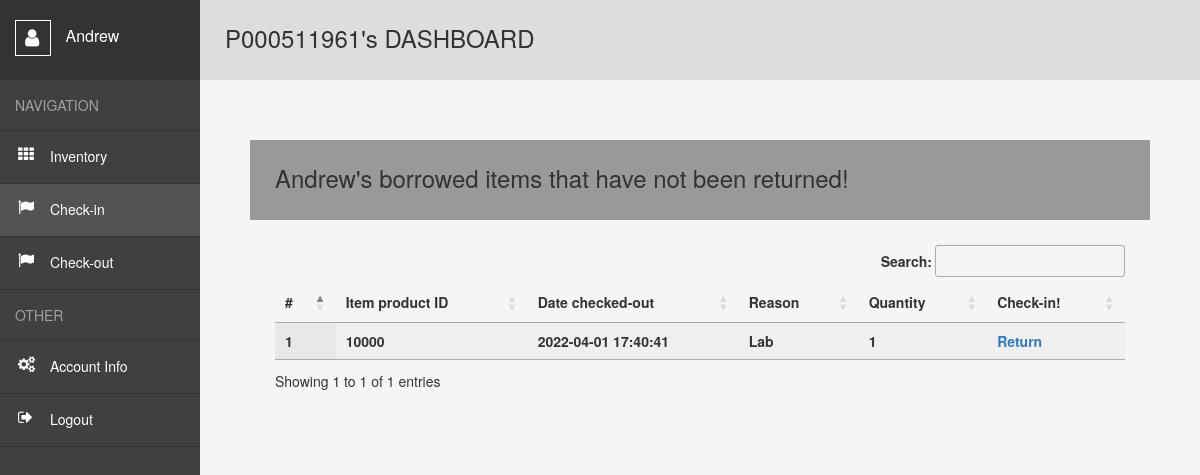
/user/Check-in (signed in), run on the app's committed database.
### website/models.py (models this page shows)
class User(db.Model, UserMixin):##usermixin makes it easier for user login
    id = db.Column(db.Integer, primary_key=True)##unique key
    email = db.Column(db.String(320), unique=True)##cant have the same email
    telnum = db.Column(db.String(10),unique=True)##cant have the same telephone number
    s_id = db.Column(db.String(9),unique=True)
    fname = db.Column(db.String(26))
    lname = db.Column(db.String(50))
    password = db.Column(db.String(15))
    sf = db.Column(db.String(7))
    zip = db.Column(db.String(5))
    date_created = db.Column(db.DateTime(timezone=True), default=func.now())
    borroweditems= db.relationship('Borroweditem', backref='user',passive_deletes=True)##reference all borroweditems##relationship with db
    creators= db.relationship('Inventory', backref='user',passive_deletes=True)##reference all borroweditems##relationship with db

class Borroweditem(db.Model):
    id = db.Column(db.Integer, primary_key=True)
    product_id= db.Column(db.Integer)
    quantity = db.Column(db.Integer)
    date_borrowed = db.Column(db.DateTime(timezone=True), default=func.now())
    reason = db.Column(db.String(200))
    borrower = db.Column(db.Integer, db.ForeignKey('user.s_id', ondelete="CASCADE"),nullable=False) ##foreign key relationship

### website/views.py (the view)
@views.route("/user/Check-in")
@login_required
def Check_in():
    if session.get("SCHOOL_ID", None) is not None and session.get("FNAME",None) is not None and session.get("LNAME",None) is not None and session.get("DATE",None) is not None and session.get("SF",None) is not None and session.get("id",None) is not None:
        itemsborrowed = Borroweditem.query.filter_by(borrower=session['SCHOOL_ID']).all()
        return render_template("Check-in.html",user = current_user ,data=itemsborrowed)
    else:
        flash("You do not have access to this page! Pls, Log in!", category="error")
        return redirect(url_for('views.home'))

### website/templates/Check-in.html (shortened to what this page needs)
<!DOCTYPE html>
<html lang="en">
<head>
    <link rel= "stylesheet" type= "text/css" href= "{{ url_for('static',filename='styles3.css') }}">
    <link rel="stylesheet" href="https://maxcdn.bootstrapcdn.com/bootstrap/3.3.6/css/bootstrap.min.css" />
    <link href='https://cdn.datatables.net/1.10.24/css/jquery.dataTables.min.css' rel='stylesheet' type='text/css'>
</head>
<body>
    {% if session['SCHOOL_ID'] and session['FNAME'] and session ['id'] and user.is_authenticated %}
    <div class="wrapper">
        <nav>
          <header>
            <span></span>
              {{session['FNAME']}}
          </header>
          <ul>
            <li><span>Navigation</span></li>
            <li class="inv"><a style="text-decoration:none" href="{{url_for('views.user')}}">Inventory</a></li>
            <li class="move"><a class="active" style="text-decoration:none" href="{{url_for('views.Check_in')}}">Check-in</a></li>
            <li class="move"><a style="text-decoration:none" href="{{url_for('views.Check_out')}}">Check-out</a></li>
            <li><span>Other</span></li>
            <li class="acc"><a style="text-decoration:none" href="{{url_for('views.account_info')}}">Account Info</a></li>
            <li class="logout"><a style="text-decoration:none" href="{{url_for('auth.logout')}}">Logout</a></li>
          </ul>
        </nav>
        <main>
          <h1>P{{session['SCHOOL_ID']}}'s DASHBOARD</h1>
          <div class="container-fluid">
            <div class="row" style="padding:50px;">
                <p><h2>{{session['FNAME']}}'s borrowed items that have not been returned!</h1></p>
                <div >
                    <table id='empTable' class='display dataTable' width='100%'>
                        <thead>
                        <tr>
                            <th>#</th>
                            <th>Item product ID</th>
                            <th>Date checked-out</th>
                            <th>Reason</th>
                            <th>Quantity</th>
                            <th>Check-in!</th>
                        </tr>
                        </thead>
                        {% for row in data %}
                          <tr>
                              <th>{{row.id}}</th>
                              <th>{{row.product_id}}</th>
                              <th>{{row.date_borrowed}}</th>
                              <th>{{row.reason}}</th>
                              <th>{{row.quantity}}</th>
                              <th><a style="text-decoration:none" href="/user/Check-in-confirmed/{{row.id}}">Return</a></th>
                          </tr>
                        {% endfor %}
                    </table>
                </div>
           </div>
        </div>
        </main>
      </div>
      {% endif %}

### website/static/styles3.css (style rules this page uses)
*, *:before, *:after { margin: 0; padding: 0; box-sizing: border-box; }
*:before, *:after { content: ""; display: block; position: absolute; }
html, body { height: 100%; }
body { font: 15px "Open Sans", sans-serif; color: #777; }
a { cursor: pointer; }
ul { list-style: none; }
.wrapper { display: flex; min-height: 100%; }
nav { width: 200px; background: #404040; }
nav header { position: relative; height: 80px; padding: 20px 0 0 15px; font-size: 16px; color: #fff; background: #333; }
nav header span { position: relative; display: inline-block; width: 36px; height: 36px; margin: 0 10px 0 0; vertical-align: middle; border: 1px solid #fff; }
nav header span:before { content: "\f007"; font: normal 20px fontawesome; top: 7px; left: 9px; }
nav ul span { display: block; padding: 15px; color: rgba(255, 255, 255, 0.5); text-transform: uppercase; border-bottom: 1px solid #333; }
nav ul a { position: relative; display: block; padding: 15px 15px 17px 50px; color: #fff; border-bottom: 1px solid #333; }
nav ul a:hover, nav ul a.active { background: #535353; }
nav ul a:before { font: normal 16px fontawesome; top: 15px; left: 18px; }
.inv a:before { content: "\f00a"; }
.move a:before { content: "\f024"; }
.acc a:before { content: "\f085"; }
.logout a:before { content: "\f08b"; }
main { flex: 1; padding: 25px; background: #f5f5f5; }
main h1 { height: 80px; margin: -25px -25px 25px -25px; padding: 0 25px; line-height: 76px; font-size: 24px; font-weight: 400; background: #ddd; }
main h2 { height: 80px; margin: -25px -25px 25px -25px; padding: 0 25px; line-height: 76px; font-size: 24px; font-weight: 400; background: #999; }

### data on the page
User: FNAME "Andrew"
Borroweditem: id "1", product_id "10000", date_borrowed "2022-04-01 17:40:41", reason "Lab", quantity "1"

### other printed values
{{ session['SCHOOL_ID'] }} "000511961"
